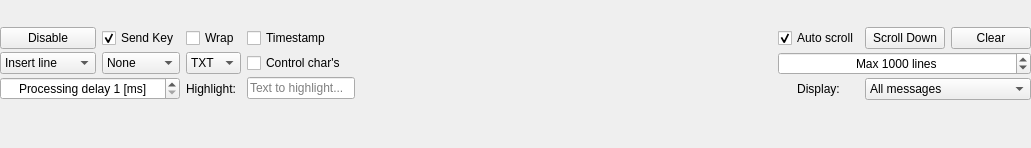
             <widget class="QWidget" name="scrollAreaWidgetContents_2">
              <property name="geometry">
               <rect>
                <x>0</x>
                <y>0</y>
                <width>1031</width>
                <height>148</height>
               </rect>
              </property>
              <property name="sizePolicy">
               <sizepolicy hsizetype="Preferred" vsizetype="Preferred">
                <horstretch>0</horstretch>
                <verstretch>0</verstretch>
               </sizepolicy>
              </property>
              <layout class="QGridLayout" name="gridLayout">
               <property name="leftMargin">
                <number>0</number>
               </property>
               <property name="topMargin">
                <number>0</number>
               </property>
               <property name="rightMargin">
                <number>0</number>
               </property>
               <property name="bottomMargin">
                <number>20</number>
               </property>
               <item row="0" column="0">
                <layout class="QHBoxLayout" name="horizontalLayout">
                 <item>
                  <layout class="QGridLayout" name="gridLayout_15">
                   <property name="verticalSpacing">
                    <number>3</number>
                   </property>
                   <item row="0" column="1">
                    <widget class="QPushButton" name="pushButtonTextLogToggle">
                     <property name="sizePolicy">
                      <sizepolicy hsizetype="Preferred" vsizetype="Preferred">
                       <horstretch>0</horstretch>
                       <verstretch>0</verstretch>
                      </sizepolicy>
                     </property>
                     <property name="text">
                      <string>Disable</string>
                     </property>
                     <property name="checkable">
                      <bool>true</bool>
                     </property>
                    </widget>
                   </item>
                   <item row="3" column="1" colspan="2">
                    <widget class="QSpinBox" name="spinBoxProcessingDelay">
                     <property name="sizePolicy">
                      <sizepolicy hsizetype="Minimum" vsizetype="Minimum">
                       <horstretch>0</horstretch>
                       <verstretch>0</verstretch>
                      </sizepolicy>
                     </property>
                     <property name="minimumSize">
                      <size>
                       <width>0</width>
                       <height>0</height>
                      </size>
                     </property>
                     <property name="whatsThis">
                      <string>&lt;html&gt;&lt;head/&gt;&lt;body&gt;&lt;p&gt;Set the interval of reading Serial/UDP. &lt;/p&gt;&lt;/body&gt;&lt;/html&gt;</string>
                     </property>
                     <property name="alignment">
                      <set>Qt::AlignCenter</set>
                     </property>
                     <property name="suffix">
                      <string> [ms]</string>
                     </property>
                     <property name="prefix">
                      <string>Processing delay </string>
                     </property>
                     <property name="minimum">
                      <number>1</number>
                     </property>
                     <property name="maximum">
                      <number>500</number>
                     </property>
                     <property name="singleStep">
                      <number>5</number>
                     </property>
                     <property name="value">
                      <number>1</number>
                     </property>
                    </widget>
                   </item>
                   <item row="0" column="3">
                    <widget class="QCheckBox" name="checkBoxWrapText">
                     <property name="sizePolicy">
                      <sizepolicy hsizetype="Preferred" vsizetype="Minimum">
                       <horstretch>0</horstretch>
                       <verstretch>0</verstretch>
                      </sizepolicy>
                     </property>
                     <property name="whatsThis">
                      <string>&lt;html&gt;&lt;head/&gt;&lt;body&gt;&lt;p&gt;Wrap all text inside the text window - may work slowly with large text.&lt;/p&gt;&lt;/body&gt;&lt;/html&gt;</string>
                     </property>
                     <property name="text">
                      <string>Wrap</string>
                     </property>
                    </widget>
                   </item>
                   <item row="3" column="4" colspan="8">
                    <widget class="QLineEdit" name="lineEditHighlight">
                     <property name="sizePolicy">
                      <sizepolicy hsizetype="Maximum" vsizetype="Maximum">
                       <horstretch>0</horstretch>
                       <verstretch>0</verstretch>
                      </sizepolicy>
                     </property>
                     <property name="whatsThis">
                      <string>&lt;html&gt;&lt;head/&gt;&lt;body&gt;&lt;p&gt;Highlights the words in the main text window that matches the contents of this textbox&lt;/p&gt;&lt;/body&gt;&lt;/html&gt;</string>
                     </property>
                     <property name="placeholderText">
                      <string>Text to highlight...</string>
                     </property>
                     <property name="clearButtonEnabled">
                      <bool>true</bool>
                     </property>
                    </widget>
                   </item>
                   <item row="0" column="2">
                    <widget class="QCheckBox" name="checkBoxSendKey">
                     <property name="sizePolicy">
                      <sizepolicy hsizetype="Preferred" vsizetype="Minimum">
                       <horstretch>0</horstretch>
                       <verstretch>0</verstretch>
                      </sizepolicy>
                     </property>
                     <property name="whatsThis">
                      <string>&lt;html&gt;&lt;head/&gt;&lt;body&gt;&lt;p&gt;If checked, pressed key will be immidietly sent to the device via Serial or UDP, depending on the active control section tab as long as the &lt;span style=&quot; font-weight:600;&quot;&gt;text window remains focused&lt;/span&gt;.&lt;/p&gt;&lt;p&gt;This is very useful for creating a rapidly accesible control interface via serial i.e, you could quickly regulate motor's PWM output by holding &amp;quot;+&amp;quot; or &amp;quot;-&amp;quot; keys, instead of typing &amp;quot;set value ... &amp;quot; every time you need to make a change.&lt;/p&gt;&lt;/body&gt;&lt;/html&gt;</string>
                     </property>
                     <property name="text">
                      <string>Send Key</string>
                     </property>
                     <property name="checked">
                      <bool>true</bool>
                     </property>
                    </widget>
                   </item>
                   <item row="1" column="2">
                    <widget class="QComboBox" name="comboBoxTextProcessing">
                     <property name="sizePolicy">
                      <sizepolicy hsizetype="Minimum" vsizetype="Preferred">
                       <horstretch>0</horstretch>
                       <verstretch>0</verstretch>
                      </sizepolicy>
                     </property>
                     <property name="toolTip">
                      <string>&lt;html&gt;&lt;head/&gt;&lt;body&gt;&lt;p&gt;Text processing modes&lt;/p&gt;&lt;/body&gt;&lt;/html&gt;</string>
                     </property>
                     <property name="whatsThis">
                      <string>&lt;html&gt;&lt;head/&gt;&lt;body&gt;&lt;p&gt;Choose text post-processing:&lt;/p&gt;&lt;p&gt;&lt;span style=&quot; font-weight:600;&quot;&gt;- None&lt;/span&gt;&lt;/p&gt;&lt;p&gt;&lt;span style=&quot; font-weight:600;&quot;&gt;- Trim - remove whitespace form the start and the end of each line.&lt;/span&gt;&lt;/p&gt;&lt;p&gt;&lt;span style=&quot; font-weight:600;&quot;&gt;- Simplify - removes whitespace form the start and the end, and has each sequence of internal whitespace replaced with a single space.&lt;/span&gt;&lt;/p&gt;&lt;/body&gt;&lt;/html&gt;</string>
                     </property>
                     <item>
                      <property name="text">
                       <string>None</string>
                      </property>
                     </item>
                     <item>
                      <property name="text">
                       <string>Trim</string>
                      </property>
                     </item>
                     <item>
                      <property name="text">
                       <string>Simplify</string>
                      </property>
                     </item>
                    </widget>
                   </item>
                   <item row="1" column="1">
                    <widget class="QComboBox" name="comboBoxAddTextMode">
                     <property name="sizePolicy">
                      <sizepolicy hsizetype="Minimum" vsizetype="Preferred">
                       <horstretch>0</horstretch>
                       <verstretch>0</verstretch>
                      </sizepolicy>
                     </property>
                     <property name="toolTip">
                      <string>&lt;html&gt;&lt;head/&gt;&lt;body&gt;&lt;p&gt;New line print method&lt;/p&gt;&lt;/body&gt;&lt;/html&gt;</string>
                     </property>
                     <property name="whatsThis">
                      <string>&lt;html&gt;&lt;head/&gt;&lt;body&gt;&lt;p&gt;Change how new text line is added:&lt;/p&gt;&lt;p&gt;&lt;span style=&quot; font-weight:600;&quot;&gt;- Insert - moves the cursor to the end of document and simply pastes new data. Similar to &amp;quot;print()&amp;quot; in Arduino&lt;/span&gt;&lt;/p&gt;&lt;p&gt;&lt;span style=&quot; font-weight:600;&quot;&gt;- Append - adds new text as newline. Acts as &amp;quot;println()&amp;quot;. &lt;/span&gt;&lt;/p&gt;&lt;p&gt;One can use &amp;quot;Append&amp;quot; mode + &amp;quot;trim&amp;quot; or &amp;quot;simplify&amp;quot; processing options to remove all control characters form the text while still adding it as newline without the escape sequences present.&lt;/p&gt;&lt;/body&gt;&lt;/html&gt;</string>
                     </property>
                     <property name="sizeAdjustPolicy">
                      <enum>QComboBox::AdjustToContents</enum>
                     </property>
                     <item>
                      <property name="text">
                       <string>Insert line</string>
                      </property>
                     </item>
                     <item>
                      <property name="text">
                       <string>Append line</string>
                      </property>
                     </item>
                    </widget>
                   </item>
                   <item row="0" column="4" colspan="8">
                    <widget class="QCheckBox" name="checkBoxShowTime">
                     <property name="sizePolicy">
                      <sizepolicy hsizetype="Preferred" vsizetype="Maximum">
                       <horstretch>0</horstretch>
                       <verstretch>0</verstretch>
                      </sizepolicy>
                     </property>
                     <property name="whatsThis">
                      <string>&lt;html&gt;&lt;head/&gt;&lt;body&gt;&lt;p&gt;If checked, received message will be displayed with system clock time in which it was received.&lt;/p&gt;&lt;/body&gt;&lt;/html&gt;</string>
                     </property>
                     <property name="text">
                      <string>Timestamp</string>
                     </property>
                    </widget>
                   </item>
                   <item row="3" column="3">
                    <widget class="QLabel" name="label_4">
                     <property name="sizePolicy">
                      <sizepolicy hsizetype="Preferred" vsizetype="Minimum">
                       <horstretch>0</horstretch>
                       <verstretch>0</verstretch>
                      </sizepolicy>
                     </property>
                     <property name="minimumSize">
                      <size>
                       <width>0</width>
                       <height>0</height>
                      </size>
                     </property>
                     <property name="text">
                      <string>Highlight:</string>
                     </property>
                    </widget>
                   </item>
                   <item row="1" column="3">
                    <widget class="QComboBox" name="comboBoxFormat">
                     <property name="sizePolicy">
                      <sizepolicy hsizetype="Minimum" vsizetype="Preferred">
                       <horstretch>0</horstretch>
                       <verstretch>0</verstretch>
                      </sizepolicy>
                     </property>
                     <property name="toolTip">
                      <string>&lt;html&gt;&lt;head/&gt;&lt;body&gt;&lt;p&gt;Change text format&lt;/p&gt;&lt;/body&gt;&lt;/html&gt;</string>
                     </property>
                     <property name="whatsThis">
                      <string>&lt;html&gt;&lt;head/&gt;&lt;body&gt;&lt;p&gt;Choose message display format:&lt;/p&gt;&lt;p&gt;&lt;span style=&quot; font-weight:600;&quot;&gt;- text&lt;/span&gt;&lt;/p&gt;&lt;p&gt;&lt;span style=&quot; font-weight:600;&quot;&gt;- hex (base 16)&lt;/span&gt;&lt;/p&gt;&lt;p&gt;&lt;span style=&quot; font-weight:600;&quot;&gt;- binary (base 2)&lt;/span&gt;&lt;/p&gt;&lt;/body&gt;&lt;/html&gt;</string>
                     </property>
                     <item>
                      <property name="text">
                       <string>TXT</string>
                      </property>
                     </item>
                     <item>
                      <property name="text">
                       <string>HEX</string>
                      </property>
                     </item>
                     <item>
                      <property name="text">
                       <string>BIN</string>
                      </property>
                     </item>
                    </widget>
                   </item>
                   <item row="1" column="4" colspan="8">
                    <widget class="QCheckBox" name="checkBoxShowControlChars">
                     <property name="sizePolicy">
                      <sizepolicy hsizetype="Preferred" vsizetype="Fixed">
                       <horstretch>0</horstretch>
                       <verstretch>0</verstretch>
                      </sizepolicy>
                     </property>
                     <property name="text">
                      <string>Control char's</string>
                     </property>
                    </widget>
                   </item>
                  </layout>
                 </item>
                 <item>
                  <spacer name="horizontalSpacer_2">
                   <property name="orientation">
                    <enum>Qt::Horizontal</enum>
                   </property>
                   <property name="sizeType">
                    <enum>QSizePolicy::Expanding</enum>
                   </property>
                   <property name="sizeHint" stdset="0">
                    <size>
                     <width>40</width>
                     <height>20</height>
                    </size>
                   </property>
                  </spacer>
                 </item>
                 <item>
                  <layout class="QGridLayout" name="gridLayout_17">
                   <property name="verticalSpacing">
                    <number>3</number>
                   </property>
                   <item row="0" column="2">
                    <widget class="QPushButton" name="pushButtonClear">
                     <property name="sizePolicy">
                      <sizepolicy hsizetype="Minimum" vsizetype="Preferred">
                       <horstretch>0</horstretch>
                       <verstretch>0</verstretch>
                      </sizepolicy>
                     </property>
                     <property name="whatsThis">
                      <string>&lt;html&gt;&lt;head/&gt;&lt;body&gt;&lt;p&gt;Clear text window&lt;/p&gt;&lt;/body&gt;&lt;/html&gt;</string>
                     </property>
                     <property name="text">
                      <string>Clear</string>
                     </property>
                    </widget>
                   </item>
                   <item row="2" column="0">
                    <widget class="QLabel" name="label_23">
                     <property name="text">
                      <string>Display:</string>
                     </property>
                     <property name="alignment">
                      <set>Qt::AlignCenter</set>
                     </property>
                    </widget>
                   </item>
                   <item row="0" column="0">
                    <widget class="QCheckBox" name="checkBoxScrollToButtom">
                     <property name="sizePolicy">
                      <sizepolicy hsizetype="Minimum" vsizetype="Preferred">
                       <horstretch>0</horstretch>
                       <verstretch>0</verstretch>
                      </sizepolicy>
                     </property>
                     <property name="text">
                      <string>Auto scroll</string>
                     </property>
                     <property name="checkable">
                      <bool>true</bool>
                     </property>
                     <property name="checked">
                      <bool>true</bool>
                     </property>
                    </widget>
                   </item>
                   <item row="1" column="0" colspan="3">
                    <widget class="QSpinBox" name="spinBoxMaxLines">
                     <property name="sizePolicy">
                      <sizepolicy hsizetype="Preferred" vsizetype="Maximum">
                       <horstretch>0</horstretch>
                       <verstretch>0</verstretch>
                      </sizepolicy>
                     </property>
                     <property name="alignment">
                      <set>Qt::AlignCenter</set>
                     </property>
                     <property name="suffix">
                      <string> lines</string>
                     </property>
                     <property name="prefix">
                      <string>Max </string>
                     </property>
                     <property name="minimum">
                      <number>100</number>
                     </property>
                     <property name="maximum">
                      <number>10000000</number>
                     </property>
                     <property name="singleStep">
                      <number>1000</number>
                     </property>
                     <property name="stepType">
                      <enum>QAbstractSpinBox::DefaultStepType</enum>
                     </property>
                     <property name="value">
                      <number>1000</number>
                     </property>
                    </widget>
                   </item>
                   <item row="0" column="1">
                    <widget class="QPushButton" name="pushButtonSerialLogScrollown">
                     <property name="text">
                      <string>Scroll Down</string>
                     </property>
                    </widget>
                   </item>
                   <item row="2" column="1" colspan="2">
                    <widget class="QComboBox" name="comboBoxMessagesDisplayMode">
                     <property name="sizePolicy">
                      <sizepolicy hsizetype="Minimum" vsizetype="Maximum">
                       <horstretch>0</horstretch>
                       <verstretch>0</verstretch>
                      </sizepolicy>
                     </property>
                     <property name="sizeAdjustPolicy">
                      <enum>QComboBox::AdjustToContentsOnFirstShow</enum>
                     </property>
                     <item>
                      <property name="text">
                       <string>All messages</string>
                      </property>
                     </item>
                     <item>
                      <property name="text">
                       <string>Incoming messages</string>
                      </property>
                     </item>
                    </widget>
                   </item>
                  </layout>
                 </item>
                </layout>
               </item>
              </layout>
             </widget>
